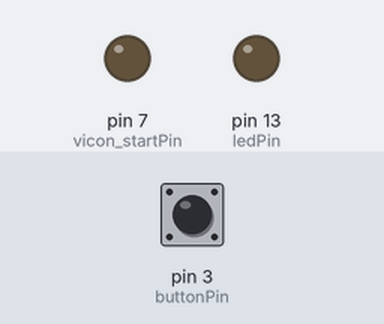
Recording of a sketch running on a simulated Arduino Uno, built with avr-gcc and run on an emulated ATmega328P. Shown: output pins drawn as LEDs (lit = HIGH). Inputs (shaded band) come from the test bench; at power-on: pin 3 (buttonPin) LOW. The ROS host is connected and sends only what is stated.

Above: at 1.2 s.
1.3 s: pin 3 (buttonPin) pulled HIGH for 0.15 s
At 1.45 s:
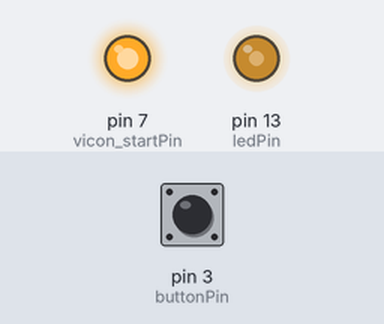
3.0 s: pin 3 (buttonPin) pulled HIGH for 1 s
At 4.5 s:
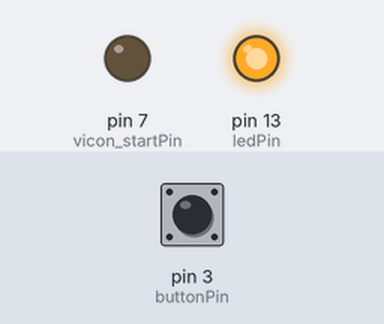
Timing chart, 0 to 6.0 s (numbered marks = the images above; inputs shaded):
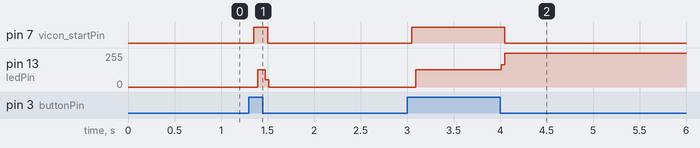

Measured:
- after the input at 1.3 s, pin 7 (vicon_startPin): LOW → HIGH after 0.05 s, → LOW 0.15 s later; pin 13 (ledPin): 0/255 → 128/255 after 0.09 s, → 0/255 0.08 s later
- after the input at 3.0 s, pin 7 (vicon_startPin): LOW → HIGH after 0.05 s, → LOW 1.0 s later; pin 13 (ledPin): 0/255 → 128/255 after 0.09 s, → 255/255 0.92 s later

The sketch:

start_data_capture.ino
```cpp
#include <ros.h>
#include <std_msgs/String.h>

ros::NodeHandle nh;

std_msgs::String str_msg;
ros::Publisher start_capture("start_rec", &str_msg);

char start[5] = "go";
const int buttonPin = 3;
const int vicon_startPin = 7;
int buttonState;
int lastButtonState = LOW;
unsigned long lastDebounceTime = 0;
unsigned long debounceDelay = 50;
int ledState = LOW;
const int ledPin =  13;


void setup()
{
  nh.initNode();
  nh.advertise(start_capture);
  pinMode(buttonPin, INPUT);
  pinMode(vicon_startPin, OUTPUT);
  digitalWrite(vicon_startPin, LOW);
  pinMode(ledPin, OUTPUT);
  str_msg.data = start;
}

void loop()
{
  int reading = digitalRead(buttonPin);
  //determine time the lst change of state
  if(reading != lastButtonState){
    lastDebounceTime = millis();
  }
  if((millis() - lastDebounceTime) > debounceDelay){
    if(reading != buttonState){
      buttonState = reading;
    }
    if(buttonState == HIGH){
      start_capture.publish( &str_msg);
      ledState = !ledState;
      digitalWrite(vicon_startPin, HIGH);
    }else{
      digitalWrite(vicon_startPin, LOW);
    }
  }
  digitalWrite(ledPin, ledState);
  nh.spinOnce();
  lastButtonState = reading;
}
```
